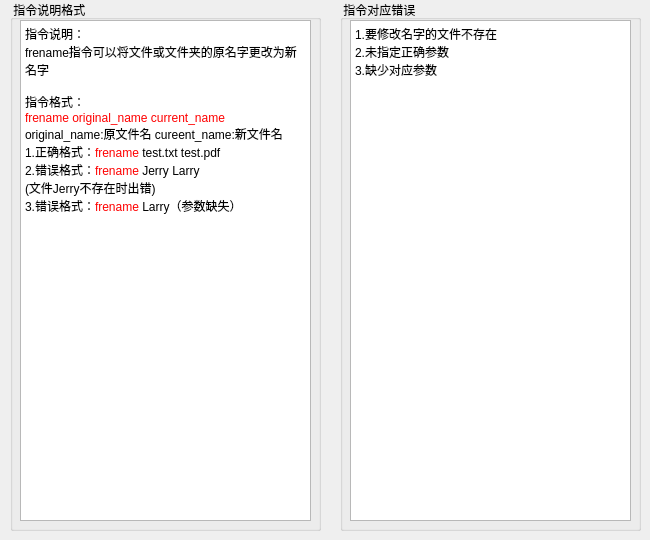
   <widget class="QWidget" name="tab_13">
    <attribute name="title">
     <string>frename</string>
    </attribute>
    <widget class="QGroupBox" name="groupBox_26">
     <property name="geometry">
      <rect>
       <x>10</x>
       <y>0</y>
       <width>311</width>
       <height>531</height>
      </rect>
     </property>
     <property name="title">
      <string> 指令说明格式</string>
     </property>
     <widget class="QTextBrowser" name="textBrowser_36">
      <property name="geometry">
       <rect>
        <x>10</x>
        <y>20</y>
        <width>291</width>
        <height>501</height>
       </rect>
      </property>
      <property name="html">
       <string>&lt;!DOCTYPE HTML PUBLIC &quot;-//W3C//DTD HTML 4.0//EN&quot; &quot;http://www.w3.org/TR/REC-html40/strict.dtd&quot;&gt;
&lt;html&gt;&lt;head&gt;&lt;meta name=&quot;qrichtext&quot; content=&quot;1&quot; /&gt;&lt;style type=&quot;text/css&quot;&gt;
p, li { white-space: pre-wrap; }
&lt;/style&gt;&lt;/head&gt;&lt;body style=&quot; font-family:'SimSun'; font-size:9pt; font-weight:400; font-style:normal;&quot;&gt;
&lt;p style=&quot; margin-top:0px; margin-bottom:0px; margin-left:0px; margin-right:0px; -qt-block-indent:0; text-indent:0px;&quot;&gt;指令说明：&lt;/p&gt;
&lt;p style=&quot; margin-top:0px; margin-bottom:0px; margin-left:0px; margin-right:0px; -qt-block-indent:0; text-indent:0px;&quot;&gt;frename指令可以将文件或文件夹的原名字更改为新名字&lt;/p&gt;
&lt;p style=&quot;-qt-paragraph-type:empty; margin-top:0px; margin-bottom:0px; margin-left:0px; margin-right:0px; -qt-block-indent:0; text-indent:0px;&quot;&gt;&lt;br /&gt;&lt;/p&gt;
&lt;p style=&quot; margin-top:0px; margin-bottom:0px; margin-left:0px; margin-right:0px; -qt-block-indent:0; text-indent:0px;&quot;&gt;指令格式：&lt;/p&gt;
&lt;p style=&quot; margin-top:0px; margin-bottom:0px; margin-left:0px; margin-right:0px; -qt-block-indent:0; text-indent:0px;&quot;&gt;&lt;span style=&quot; font-family:'宋体'; color:#ff0000;&quot;&gt;frename original_name current_name&lt;/span&gt; &lt;/p&gt;
&lt;p style=&quot; margin-top:0px; margin-bottom:0px; margin-left:0px; margin-right:0px; -qt-block-indent:0; text-indent:0px;&quot;&gt;&lt;span style=&quot; font-family:'宋体';&quot;&gt;original_name:原文件名 cureent_name:新文件名&lt;/span&gt; &lt;/p&gt;
&lt;p style=&quot; margin-top:0px; margin-bottom:0px; margin-left:0px; margin-right:0px; -qt-block-indent:0; text-indent:0px;&quot;&gt;&lt;span style=&quot; font-family:'宋体';&quot;&gt;1.正确格式：&lt;/span&gt;&lt;span style=&quot; font-family:'宋体'; color:#ff0000;&quot;&gt;frename&lt;/span&gt;&lt;span style=&quot; font-family:'宋体';&quot;&gt; test.txt test.pdf&lt;/span&gt; &lt;/p&gt;
&lt;p style=&quot; margin-top:0px; margin-bottom:0px; margin-left:0px; margin-right:0px; -qt-block-indent:0; text-indent:0px;&quot;&gt;&lt;span style=&quot; font-family:'宋体';&quot;&gt;2.错误格式：&lt;/span&gt;&lt;span style=&quot; font-family:'宋体'; color:#ff0000;&quot;&gt;frename&lt;/span&gt;&lt;span style=&quot; font-family:'宋体';&quot;&gt; Jerry Larry&lt;/span&gt;&lt;/p&gt;
&lt;p style=&quot; margin-top:0px; margin-bottom:0px; margin-left:0px; margin-right:0px; -qt-block-indent:0; text-indent:0px;&quot;&gt;&lt;span style=&quot; font-family:'宋体';&quot;&gt;(文件Jerry不存在时出错)&lt;/span&gt; &lt;/p&gt;
&lt;p style=&quot; margin-top:0px; margin-bottom:0px; margin-left:0px; margin-right:0px; -qt-block-indent:0; text-indent:0px;&quot;&gt;&lt;span style=&quot; font-family:'宋体';&quot;&gt;3.错误格式：&lt;/span&gt;&lt;span style=&quot; font-family:'宋体'; color:#ff0000;&quot;&gt;frename&lt;/span&gt;&lt;span style=&quot; font-family:'宋体';&quot;&gt; Larry（参数缺失）&lt;/span&gt; &lt;/p&gt;&lt;/body&gt;&lt;/html&gt;</string>
      </property>
     </widget>
    </widget>
    <widget class="QGroupBox" name="groupBox_25">
     <property name="geometry">
      <rect>
       <x>340</x>
       <y>0</y>
       <width>301</width>
       <height>531</height>
      </rect>
     </property>
     <property name="title">
      <string> 指令对应错误</string>
     </property>
     <widget class="QTextBrowser" name="textBrowser_35">
      <property name="geometry">
       <rect>
        <x>10</x>
        <y>20</y>
        <width>281</width>
        <height>501</height>
       </rect>
      </property>
      <property name="html">
       <string>&lt;!DOCTYPE HTML PUBLIC &quot;-//W3C//DTD HTML 4.0//EN&quot; &quot;http://www.w3.org/TR/REC-html40/strict.dtd&quot;&gt;
&lt;html&gt;&lt;head&gt;&lt;meta name=&quot;qrichtext&quot; content=&quot;1&quot; /&gt;&lt;style type=&quot;text/css&quot;&gt;
p, li { white-space: pre-wrap; }
&lt;/style&gt;&lt;/head&gt;&lt;body style=&quot; font-family:'SimSun'; font-size:9pt; font-weight:400; font-style:normal;&quot;&gt;
&lt;p style=&quot; margin-top:0px; margin-bottom:0px; margin-left:0px; margin-right:0px; -qt-block-indent:0; text-indent:0px;&quot;&gt;1.要修改名字的文件不存在&lt;/p&gt;
&lt;p style=&quot; margin-top:0px; margin-bottom:0px; margin-left:0px; margin-right:0px; -qt-block-indent:0; text-indent:0px;&quot;&gt;2.未指定正确参数&lt;/p&gt;
&lt;p style=&quot; margin-top:0px; margin-bottom:0px; margin-left:0px; margin-right:0px; -qt-block-indent:0; text-indent:0px;&quot;&gt;3.缺少对应参数&lt;/p&gt;
&lt;p style=&quot;-qt-paragraph-type:empty; margin-top:0px; margin-bottom:0px; margin-left:0px; margin-right:0px; -qt-block-indent:0; text-indent:0px;&quot;&gt;&lt;br /&gt;&lt;/p&gt;&lt;/body&gt;&lt;/html&gt;</string>
      </property>
     </widget>
    </widget>
   </widget>
